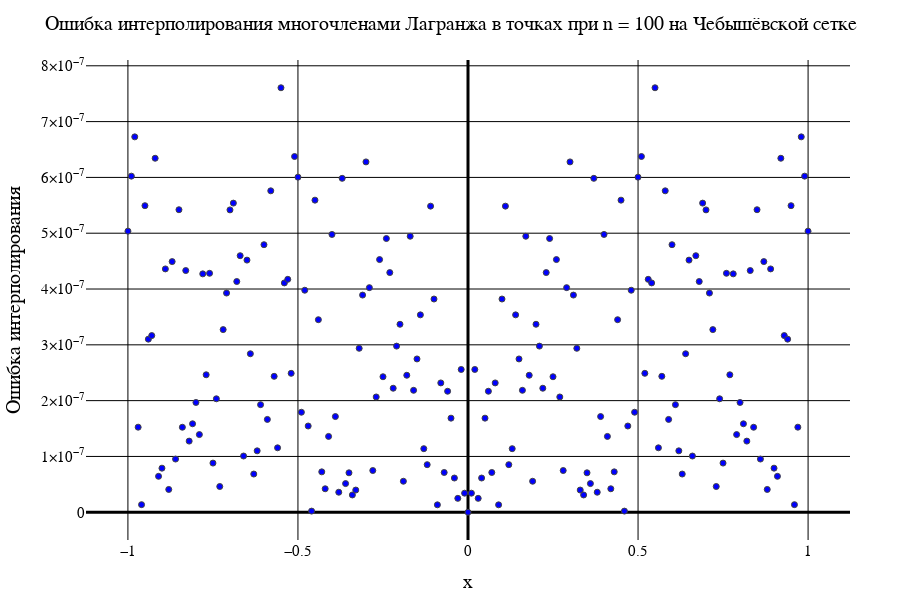

This figure's notebook cell:
### Code cell
data2[2]

### Figure 1 — Plotly figure (JSON) as saved in the notebook; plotly's stock layout.template omitted (floating-point values rounded to 4 significant figures; data arrays with more than 128 entries replaced by an {"elided": "..."} marker saying what was removed)
{"data": [{"marker": {"color": "blue", "line": {"width": 1}, "showline": true}, "mode": "markers", "type": "scatter", "x": {"elided": "201 float values"}, "y": {"elided": "201 float values"}}], "layout": {"coloraxis": {"outlinecolor": "black"}, "font": {"color": "black", "family": "Times New Roman"}, "height": 600, "margin": {"b": 50, "l": 50, "r": 50, "t": 60}, "paper_bgcolor": "white", "plot_bgcolor": "white", "title": {"autosize": false, "font": {"color": "black", "family": "Times New Roman", "size": 20}, "paper_bgcolor": "red", "text": "Ошибка интерполирования многочленами Лагранжа в точках при n = 100 на Чебышёвской сетке"}, "width": 900, "xaxis": {"color": "black", "gridcolor": "black", "gridwidth": 1, "tickfont": {"size": 15}, "title": {"font": {"color": "black", "family": "Times New Roman", "size": 20}, "text": "x"}, "zerolinecolor": "black", "zerolinewidth": 3}, "yaxis": {"exponentformat": "power", "gridcolor": "black", "gridwidth": 1, "tickfont": {"size": 15}, "title": {"font": {"color": "black", "family": "Times New Roman", "size": 20}, "text": "Ошибка интерполирования"}, "zerolinecolor": "black", "zerolinewidth": 3}}}
